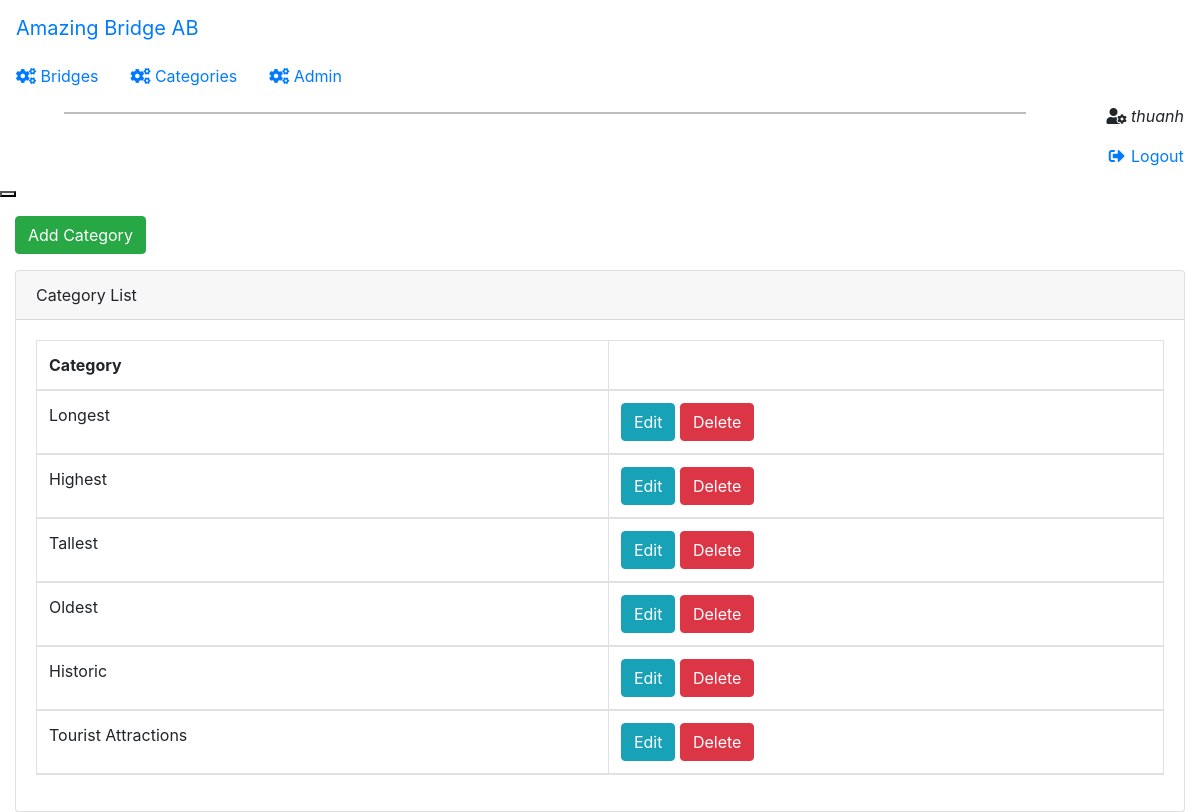
/SourceCode/admin/indexCategory.php (signed in), run on the app's committed database.
### tables this page shows
CREATE TABLE IF NOT EXISTS `categories` (
  `categoryID` int(11) NOT NULL AUTO_INCREMENT,
  `categoryName` varchar(255) NOT NULL,
  PRIMARY KEY (`categoryID`)
);

### SourceCode/lib/database.php (called while the page is built, shortened)
<?php
function db_connect()
{
    $connection = mysqli_connect(DB_SERVER, DB_USER, DB_PASS, DB_NAME);
    return $connection;
}
$db = db_connect();
function confirm_query_result($result)
{
    global $db;
    if ($result) {
        return $result;
    } else {
        echo mysqli_error($db);
        db_disconnect($db);
        exit;
    }
}
function find_all_categories()
{
    global $db;
    $sql = "SELECT * FROM `Categories`";
    $result = mysqli_query($db, $sql);
    return confirm_query_result($result);
}

### SourceCode/admin/indexCategory.php (the view, shortened to what this page needs)
<?php
require_once('../lib/database.php');
?>
<!DOCTYPE html>
<html>
<head>
    <link href="https://stackpath.bootstrapcdn.com/bootstrap/4.1.3/css/bootstrap.min.css" rel="stylesheet" />
    <link href="https://use.fontawesome.com/releases/v5.2.0/css/all.css" rel="stylesheet" />
    <link href="https://unpkg.com/@coreui/coreui@2.1.16/dist/css/coreui.min.css" rel="stylesheet" />
</head>
<body class="app header-fixed sidebar-fixed aside-menu-fixed pace-done sidebar-lg-show">
    <?php include('header.php') ?>
    <div class="app-body">
        <?php include('sidebar.php') ?>
        <main class="main">
            <div class="container-fluid pt-3">
                <div class="row mb-3">
                    <div class="col-lg-12">
                        <a href="newCategory.php">
                        <button class="btn btn-success">
                            Add Category
                        </button>
                        </a>
                    </div>
                </div>
                <div class="card">
                    <div class="card-header">
                        Category List
                    </div>
                    <div class="card-body">
                        <div class="table-responsive">
                            <table class=" table table-bordered table-striped table-hover datatable datatable-Company">
                                <thead>
                                    <tr>
                                        <th>Category</th>
                                        <th>&nbsp;</th>
                                    </tr>
                                    <?php
                                    $category_set = find_all_categories();
                                    $count = mysqli_num_rows($category_set);
                                    for ($i = 0; $i < $count; $i++) :
                                        $category = mysqli_fetch_assoc($category_set);
                                    ?>
                                        <tr>
                                            <td><?php echo $category['categoryName']; ?></td>
                                            <td>
                                                <a href="editCategory.php?id=<?php echo $category['categoryID'] ?>">
                                                    <button class="btn btn-info">Edit</button>
                                                </a>
                                                <button class="btn btn-danger" data-id="<?php echo $category['categoryID'] ?>" data-toggle="modal" data-target="#deleteCategory" data-keyboard="true">Delete</button>
                                            </td>
                                        </tr>
                                    <?php
                                    endfor;
                                    ?>
                                </thead>
                            </table>
                        </div>
                    </div>
                </div>
            </div>
        </main>
    </div>
</body>
</html>

### data on the page
categories: categoryName "Longest"
categories: categoryName "Highest"
categories: categoryName "Tallest"
categories: categoryName "Oldest"
categories: categoryName "Historic"
categories: categoryName "Tourist Attractions"

### other printed values
$_SESSION['user'] "thuanh"
